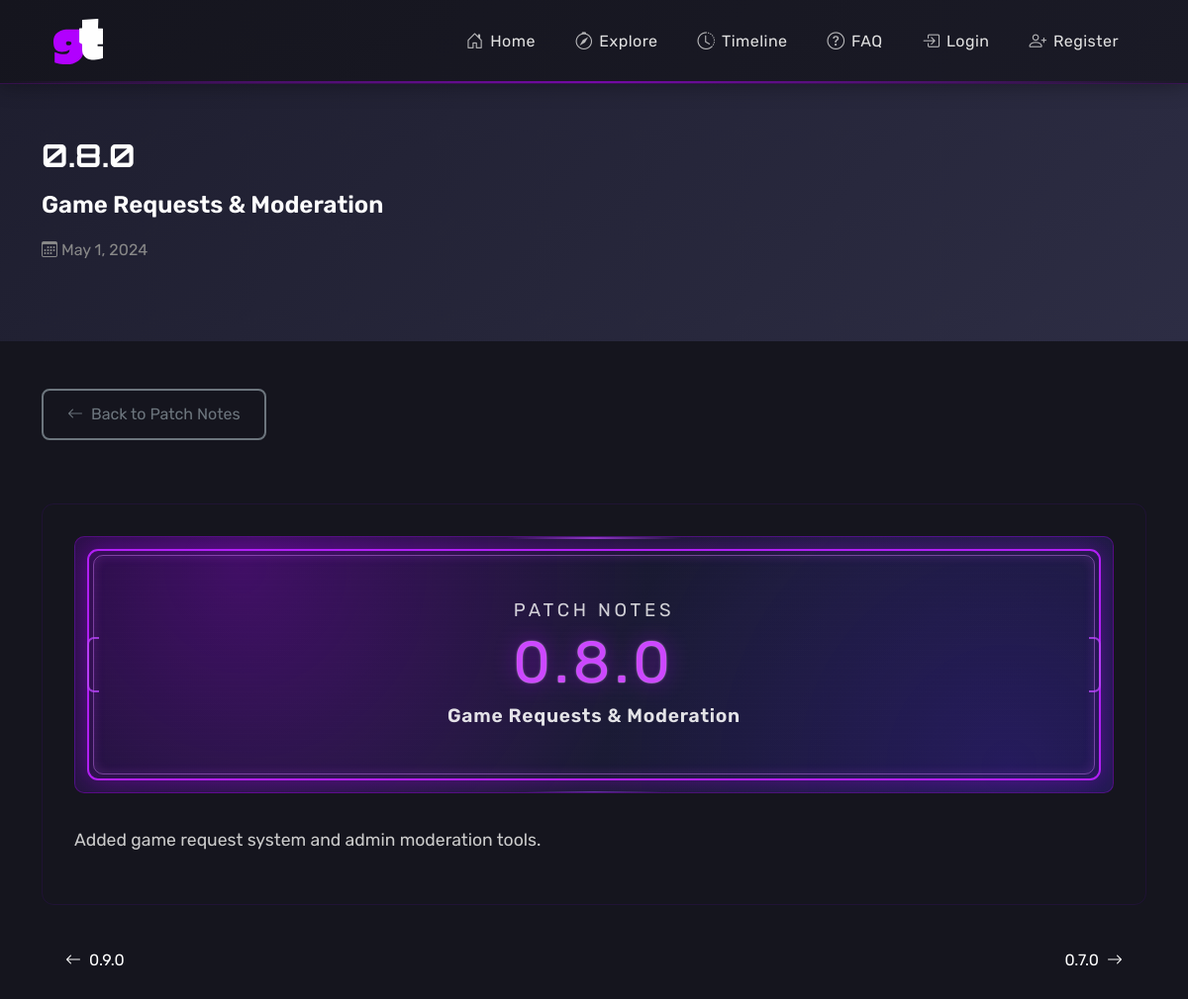
Page /patch-note-detail.php?version=0.8.0 on the committed database.
### tables this page shows
CREATE TABLE IF NOT EXISTS patch_notes (
    id INT AUTO_INCREMENT PRIMARY KEY,
    version VARCHAR(20) NOT NULL UNIQUE,
    title VARCHAR(255) NOT NULL,
    release_date DATE NOT NULL,
    image_url VARCHAR(500),
    content TEXT,
    created_at TIMESTAMP DEFAULT CURRENT_TIMESTAMP,
    updated_at TIMESTAMP DEFAULT CURRENT_TIMESTAMP ON UPDATE CURRENT_TIMESTAMP,
    INDEX idx_version (version),
    INDEX idx_release_date (release_date)
);

### parsedown/Parsedown.php (called while the page is built, shortened)
<?php
class Parsedown
{
    function text($text)
    {
        $Elements = $this->textElements($text);
        $markup = $this->elements($Elements);
        $markup = trim($markup, "\n");
        return $markup;
    }
    protected function textElements($text)
    {
        $text = str_replace(array("\r\n", "\r"), "\n", $text);
        $text = trim($text, "\n");
        $lines = explode("\n", $text);
        return $this->linesElements($lines);
    }
    protected $breaksEnabled;
    function setSafeMode($safeMode)
    {
        $this->safeMode = (bool) $safeMode;
        return $this;
    }
    protected $safeMode;
    protected $unmarkedBlockTypes = array(
        'Code',
    );
    protected function linesElements(array $lines)
    {
        $Elements = array();
        $CurrentBlock = null;
        foreach ($lines as $line)
        {
            $indent = strspn($line, ' ');
            $text = $indent > 0 ? substr($line, $indent) : $line;
            $Line = array('body' => $line, 'indent' => $indent, 'text' => $text);
            $marker = $text[0];
            $blockTypes = $this->unmarkedBlockTypes;
            foreach ($blockTypes as $blockType)
            {
                $Block = $this->{"block$blockType"}($Line, $CurrentBlock);
            }
            if (isset($Block))
            {
                $CurrentBlock = $Block;
            }
            else
            {
                $CurrentBlock = $this->paragraph($Line);
                $CurrentBlock['identified'] = true;
            }
        }
        if (isset($CurrentBlock))
        {
            $Elements[] = $this->extractElement($CurrentBlock);
        }
        return $Elements;
    }
    protected function extractElement(array $Component)
    {
        return $Component['element'];
    }
    protected function paragraph($Line)
    {
        return array(
            'type' => 'Paragraph',
            'element' => array(
                'name' => 'p',
                'handler' => array(
                    'function' => 'lineElements',
                    'argument' => $Line['text'],
                    'destination' => 'elements',
                ),
            ),
        );
    }
    protected function lineElements($text, $nonNestables = array())
    {
        $text = str_replace(array("\r\n", "\r"), "\n", $text);
        $Elements = array();
        $InlineText = $this->inlineText($text);
        $Elements[] = $InlineText['element'];
        foreach ($Elements as &$Element)
        {
            if ( ! isset($Element['autobreak']))
            {
                $Element['autobreak'] = false;
            }
        }
        return $Elements;
    }
    protected function inlineText($text)
    {
        $Inline = array(
            'extent' => strlen($text),
            'element' => array(),
        );
        $Inline['element']['elements'] = self::pregReplaceElements(
            $this->breaksEnabled ? '/[ ]*+\n/' : '/(?:[ ]*+\\\\|[ ]{2,}+)\n/',
            array(
                array('name' => 'br'),
                array('text' => "\n"),
            ),
            $text
        );
        return $Inline;
    }
    protected function handle(array $Element)
    {
        if (isset($Element['handler']))
        {
            if (!isset($Element['nonNestables']))
            {
                $Element['nonNestables'] = array();
            }
            if (is_string($Element['handler']))
            {
                $function = $Element['handler'];
                $argument = $Element['text'];
                unset($Element['text']);
                $destination = 'rawHtml';
            }
            else
            {
                $function = $Element['handler']['function'];
                $argument = $Element['handler']['argument'];
                $destination = $Element['handler']['destination'];
            }
            $Element[$destination] = $this->{$function}($argument, $Element['nonNestables']);
            unset($Element['handler']);
        }
        return $Element;
    }
    protected function element(array $Element)
    {
        if ($this->safeMode)
        {
            $Element = $this->sanitiseElement($Element);
        }
        $Element = $this->handle($Element);
        $hasName = isset($Element['name']);
        $markup = '';
        if ($hasName)
        {
            $markup .= '<' . $Element['name'];
        }
        $permitRawHtml = false;
        if (isset($Element['text']))
        {
            $text = $Element['text'];
        }
        elseif (isset($Element['rawHtml']))
        {
            $text = $Element['rawHtml'];
            $allowRawHtmlInSafeMode = isset($Element['allowRawHtmlInSafeMode']) && $Element['allowRawHtmlInSafeMode'];
            $permitRawHtml = !$this->safeMode || $allowRawHtmlInSafeMode;
        }
        $hasContent = isset($text) || isset($Element['element']) || isset($Element['elements']);
        if ($hasContent)
        {
            $markup .= $hasName ? '>' : '';
            if (isset($Element['elements']))
            {
                $markup .= $this->elements($Element['elements']);
            }
            elseif (isset($Element['element']))
            {
                $markup .= $this->element($Element['element']);
            }
            else
            {
                if (!$permitRawHtml)
                {
                    $markup .= self::escape($text, true);
                }
                else
                {
                    $markup .= $text;
                }
            }
            $markup .= $hasName ? '</' . $Element['name'] . '>' : '';
        }
        elseif ($hasName)
        {
            $markup .= ' />';
        }
        return $markup;
    }
    protected function elements(array $Elements)
    {
        $markup = '';
        $autoBreak = true;
        foreach ($Elements as $Element)
        {
            $autoBreakNext = (isset($Element['autobreak'])
                ? $Element['autobreak'] : isset($Element['name'])
            );
            $autoBreak = !$autoBreak ? $autoBreak : $autoBreakNext;
            $markup .= ($autoBreak ? "\n" : '') . $this->element($Element);
            $autoBreak = $autoBreakNext;
        }
        $markup .= $autoBreak ? "\n" : '';
        return $markup;
    }
    protected static function pregReplaceElements($regexp, $Elements, $text)
    {
        $newElements = array();
        $newElements[] = array('text' => $text);
        return $newElements;
    }
    protected function sanitiseElement(array $Element)
    {
        if ( ! isset($Element['name']))
        {
            unset($Element['attributes']);
            return $Element;
        }
        return $Element;
    }
    protected static function escape($text, $allowQuotes = false)
    {
        return htmlspecialchars($text, $allowQuotes ? ENT_NOQUOTES : ENT_QUOTES, 'UTF-8');
    }
}

### patch-note-detail.php (the view, shortened to what this page needs)
<?php
require_once 'includes/db.php';
require_once 'parsedown/Parsedown.php';
$version = $_GET['version'] ?? '';
$stmt = $conn->prepare("SELECT * FROM patch_notes WHERE version = ?");
$stmt->bind_param("s", $version);
$stmt->execute();
$result = $stmt->get_result();
$patch_note = $result->fetch_assoc();
$prev_stmt = $conn->prepare("SELECT version, title FROM patch_notes WHERE release_date > ? ORDER BY release_date ASC LIMIT 1");
$prev_stmt->bind_param("s", $patch_note['release_date']);
$prev_stmt->execute();
$prev_patch = $prev_stmt->get_result()->fetch_assoc();
$next_stmt = $conn->prepare("SELECT version, title FROM patch_notes WHERE release_date < ? ORDER BY release_date DESC LIMIT 1");
$next_stmt->bind_param("s", $patch_note['release_date']);
$next_stmt->execute();
$next_patch = $next_stmt->get_result()->fetch_assoc();
?>
<!DOCTYPE html>
<html lang="en">
<head>
    <link href="https://cdn.jsdelivr.net/npm/bootstrap@5.3.0/dist/css/bootstrap.min.css" rel="stylesheet">
    <link href="https://cdn.jsdelivr.net/npm/bootstrap-icons@1.10.5/font/bootstrap-icons.css" rel="stylesheet">
    <link rel="stylesheet" href="includes/styles.css">
</head>
<body>
<?php include 'includes/nav.php'; ?>
<section class="patch-note-header">
    <div class="container">
        <div class="row">
            <div class="col-lg-8">
                <div class="patch-note-version"><?= htmlspecialchars($patch_note['version']) ?></div>
                <div class="patch-note-title"><?= htmlspecialchars($patch_note['title']) ?></div>
                <div class="patch-note-date">
                    <i class="bi bi-calendar3"></i>
                    <?= date('F j, Y', strtotime($patch_note['release_date'])) ?>
                </div>
            </div>
        </div>
    </div>
</section>
<div class="container my-5">
    <a href="patch-notes.php" class="back-btn">
        <i class="bi bi-arrow-left"></i>
        Back to Patch Notes
    </a>
    <div class="patch-note-content">
        <div class="patch-note-banner" aria-label="Patch note visual for <?= htmlspecialchars($patch_note['version']) ?>">
            <div class="patch-note-banner-layer"></div>
            <span class="patch-note-banner-notch left"></span>
            <span class="patch-note-banner-notch right"></span>
            <div class="patch-note-banner-inner">
                <p class="patch-note-banner-label">Patch Notes</p>
                <p class="patch-note-banner-version"><?= htmlspecialchars($patch_note['version']) ?></p>
                <p class="patch-note-banner-title"><?= htmlspecialchars($patch_note['title']) ?></p>
            </div>
        </div>
        <div class="patch-note-text">
            <?php
            $parsedown = new Parsedown();
            $parsedown->setSafeMode(true);
            echo $parsedown->text($patch_note['content']);
            ?>
        </div>
    </div>
    <div class="navigation-buttons">
        <?php if ($prev_patch): ?>
            <a href="patch-note-detail.php?version=<?= urlencode($prev_patch['version']) ?>" class="nav-btn">
                <i class="bi bi-arrow-left"></i>
                <?= htmlspecialchars($prev_patch['version']) ?>
            </a>
        <?php endif; ?>
        <?php if ($next_patch): ?>
            <a href="patch-note-detail.php?version=<?= urlencode($next_patch['version']) ?>" class="nav-btn">
                <?= htmlspecialchars($next_patch['version']) ?>
                <i class="bi bi-arrow-right"></i>
            </a>
        <?php endif; ?>
    </div>
</div>
</body>
</html>

### includes/styles.css (style rules this page uses)
body { background: #15151e; font-family: "Rubik", sans-serif; color: #ffffff; min-height: 100vh; }

### patch-note-detail.php (style rules this page uses)
.patch-note-header { background: linear-gradient(135deg, #1e1e2f 0%, #2d2d44 100%); padding: 3rem 0; position: relative; }
.patch-note-content { background: var(--card-bg); border: 1px solid rgba(127, 0, 255, 0.1); border-radius: 12px; padding: 2rem; margin: 2rem 0; }
.patch-note-version { font-family: 'Orbitron', sans-serif; font-size: 2rem; color: var(--primary-color); font-weight: bold; margin-bottom: 0.5rem; }
.patch-note-title { font-size: 1.5rem; font-weight: 600; color: white; margin-bottom: 1rem; }
.patch-note-date { font-size: 1rem; color: #888; margin-bottom: 2rem; }
.patch-note-banner { position: relative; width: 100%; min-height: 260px; margin-bottom: 2rem; padding: 1.1rem; background: radial-gradient(circle at 16% 12%, rgba(178, 0, 255, 0.28), transparent 45%), radial-gradient(circle at 90% 90%, rgba(90, 40, 255, 0.2), transparent 42%), linear-gradient(145deg, #121226 0%, #1b1b35 55%, #171733 100%); border-radius: 10px; border: 1px solid rgba(178, 0, 255, 0.32); overflow: hidden; }
.patch-note-banner-layer { position: absolute; inset: 18px; border: 1px solid rgba(215, 125, 255, 0.45); border-radius: 10px; pointer-events: none; box-shadow: inset 0 0 12px rgba(198, 86, 255, 0.15); }
.patch-note-banner::before { content: ""; position: absolute; inset: 12px; border: 2px solid rgba(186, 32, 255, 0.95); border-radius: 11px; box-shadow: 0 0 24px rgba(178, 0, 255, 0.36), inset 0 0 16px rgba(178, 0, 255, 0.12); pointer-events: none; }
.patch-note-banner::after { content: ""; position: absolute; inset: 0; background: linear-gradient(90deg, transparent, rgba(190, 70, 255, 0.88), transparent) top center / 180px 2px no-repeat, linear-gradient(90deg, transparent, rgba(160, 70, 255, 0.68), transparent) bottom center / 140px 1px no-repeat; opacity: 0.78; pointer-events: none; }
.patch-note-banner-notch { position: absolute; top: 50%; width: 12px; height: 56px; transform: translateY(-50%); border-top: 2px solid rgba(190, 70, 255, 0.85); border-bottom: 2px solid rgba(190, 70, 255, 0.85); pointer-events: none; opacity: 0.9; }
.patch-note-banner-notch.left { left: 12px; border-left: 2px solid rgba(190, 70, 255, 0.85); border-radius: 7px 0 0 7px; }
.patch-note-banner-notch.right { right: 12px; border-right: 2px solid rgba(190, 70, 255, 0.85); border-radius: 0 7px 7px 0; }
.patch-note-banner-inner { position: relative; z-index: 1; min-height: 222px; display: flex; flex-direction: column; align-items: center; justify-content: center; text-align: center; gap: 0.45rem; padding: 1.2rem 1.4rem; }
.patch-note-banner-inner::before { content: ""; position: absolute; inset: 0; background: repeating-linear-gradient( to bottom, rgba(255, 255, 255, 0.02) 0px, rgba(255, 255, 255, 0.02) 1px, rgba(255, 255, 255, 0) 3px, rgba(255, 255, 255, 0) 6px ); mix-blend-mode: screen; opacity: 0.22; pointer-events: none; animation: patchScan 8s linear infinite; }
.patch-note-banner-label { margin: 0; font-family: 'Orbitron', sans-serif; font-size: 1.16rem; letter-spacing: 0.2em; text-transform: uppercase; color: rgba(255, 255, 255, 0.8); }
.patch-note-banner-version { margin: 0; font-family: 'Orbitron', sans-serif; font-size: clamp(2.6rem, 5.6vw, 3.7rem); letter-spacing: 0.08em; line-height: 1.08; color: #cc46ff; -webkit-text-stroke: 1px rgba(245, 220, 255, 0.18); text-shadow: 0 0 22px rgba(178, 0, 255, 0.45), 0 0 3px rgba(255, 255, 255, 0.25); }
.patch-note-banner-title { margin: 0; font-family: 'Exo 2', sans-serif; font-size: 1.2rem; font-weight: 600; letter-spacing: 0.04em; color: rgba(255, 255, 255, 0.88); text-wrap: balance; max-width: 700px; }
.patch-note-text { line-height: 1.8; color: #ccc; font-size: 1.1rem; }
.patch-note-text p { margin-bottom: 1rem; }
.navigation-buttons { display: flex; justify-content: space-between; margin-top: 2rem; }
.nav-btn { background: transparent; border: 2px solid var(--primary-color); color: var(--primary-color); padding: 0.75rem 1.5rem; border-radius: 8px; text-decoration: none; transition: all 0.3s ease; display: flex; align-items: center; gap: 0.5rem; }
.back-btn { background: transparent; border: 2px solid #6c757d; color: #6c757d; padding: 0.75rem 1.5rem; border-radius: 8px; text-decoration: none; transition: all 0.3s ease; display: inline-flex; align-items: center; gap: 0.5rem; margin-bottom: 2rem; }

### rows in the picture
patch_notes: version "0.8.0", title "Game Requests & Moderation", release_date "May 1, 2024", content "Added game request system and admin moderation tools."
patch_notes: version "0.9.0"
patch_notes: version "0.7.0"
